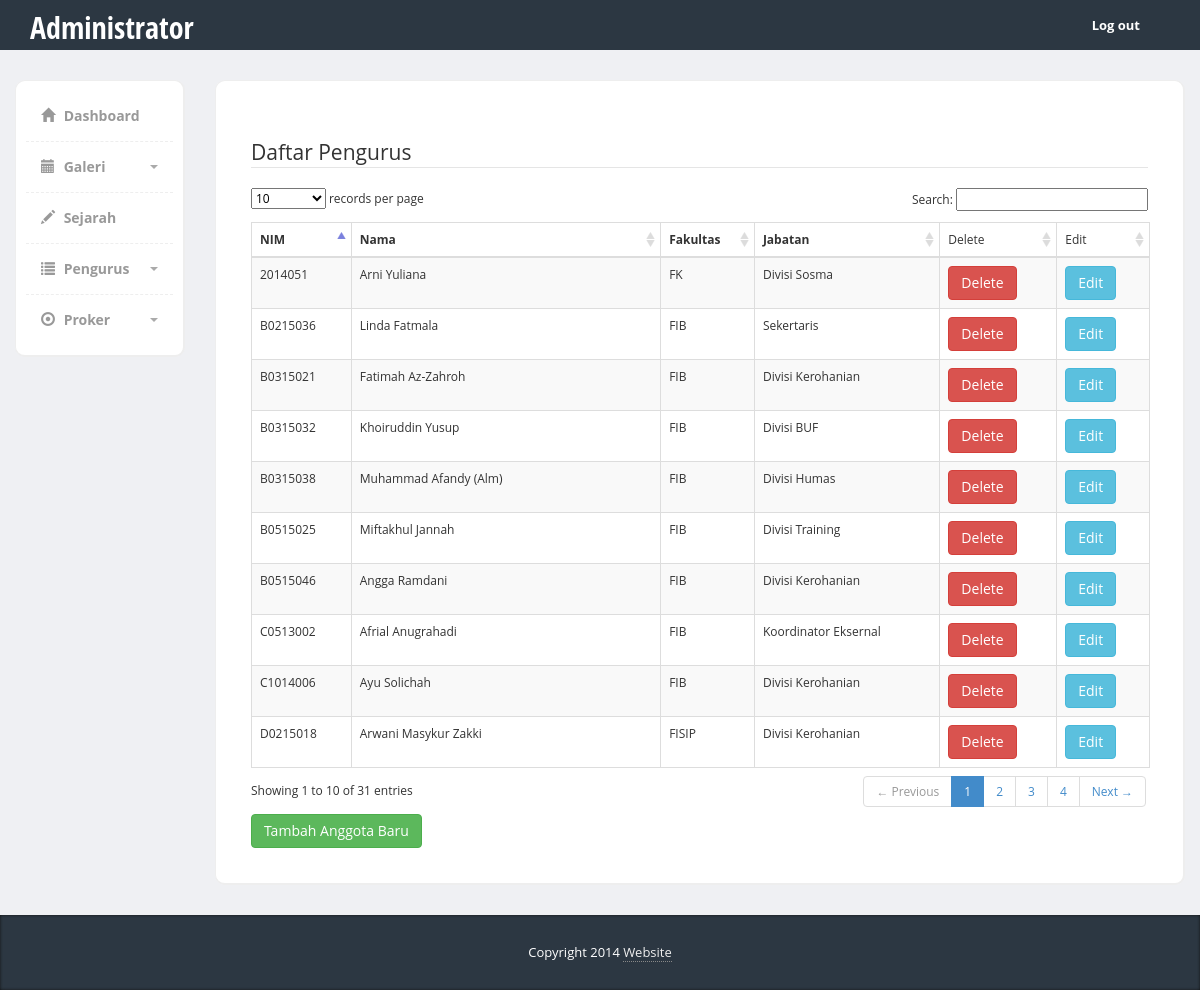
The app's page /admindaftar.php with its own data.
### tables this page shows
CREATE TABLE `pengurus` (
  `nim` varchar(10) NOT NULL,
  `nama` varchar(50) NOT NULL,
  `jabatan` varchar(20) NOT NULL,
  `fakultas` varchar(50) NOT NULL
);

### Pengurus.php (called while the page is built, shortened)
<?php
class Pengurus{
public function __construct(){
$this->db = new PDO('mysql:host=localhost;dbname=fosma','root','');
}
public function showPengurus(){
$sql = "SELECT * FROM pengurus";
$query = $this->db->query($sql);
return $query;
}
}
?>

### admindaftar.php (the view, shortened to what this page needs)
<!DOCTYPE html>
<html>
  <head>
    <link href="https://code.jquery.com/ui/1.10.3/themes/redmond/jquery-ui.css" rel="stylesheet" media="screen">
    <link href="bootstrap/css/bootstrap.min.css" rel="stylesheet">
    <link href="css/styles.css" rel="stylesheet">
  </head>
  <body>
  	<div class="header">
	     <div class="container">
	        <div class="row">
	           <div class="col-md-5">
	              <div class="logo">
	                 <h1><a href="admin.php">Administrator</a></h1>
	              </div>
	           </div>
	           <div class="col-md-7">
	              <div class="navbar navbar-inverse" role="banner">
	                  <nav class="collapse navbar-collapse bs-navbar-collapse navbar-right" role="navigation">
	                    <ul class="nav navbar-nav">
	                      <li class="dropdown">
	                        <a href="logout.php">Log out</a>
	                      </li>
	                    </ul>
	                  </nav>
	              </div>
	           </div>
	        </div>
	     </div>
	</div>
    <div class="page-content">
    	<div class="row">
		  <div class="col-md-2">
		  	<div class="sidebar content-box" style="display: block;">
                <ul class="nav">
                  <li><a href="admin.php"><i class="glyphicon glyphicon-home"></i> Dashboard</a></li>
                  <li class="submenu">
                       <a href="#">
                          <i class="glyphicon glyphicon-calendar"></i> Galeri
                          <span class="caret pull-right"></span>
                       </a>
                  </li>
                  <li><a href="adminsejarah.php"><i class="glyphicon glyphicon-pencil"></i> Sejarah</a></li>
                  <li class="submenu">
                       <a href="#">
                          <i class="glyphicon glyphicon-list"></i> Pengurus
                          <span class="caret pull-right"></span>
                       </a>
                  </li>
                  <li class="submenu">
                       <a href="#">
                          <i class="glyphicon glyphicon-record"></i> Proker
                          <span class="caret pull-right"></span>
                       </a>
                  </li>
                </ul>
             </div>
		  </div>
		  <div class="col-md-10">
  			<div class="content-box-large">
  				<div class="panel-heading">
					<div class="panel-title"></div>
				</div>
  				<div class="panel-body">
  					<div class="table-responsive">
              <legend>Daftar Pengurus</legend>
  						<table cellpadding="0" cellspacing="0" border="0" class="table table-striped table-bordered" id="example">
			              <thead>
			                <tr>
			                  <th>NIM</th>
			                  <th>Nama</th>
			                  <th>Fakultas</th>
                        <th>Jabatan</th>
                        <td>Delete</td>
                        <td>Edit</td>
			                </tr>
			              </thead>
                    <tbody>
                    <?php
                    require("Pengurus.php");
                    $Staff = new Pengurus();
                    $show = $Staff->showPengurus();
                    while($data = $show->fetch(PDO::FETCH_OBJ)){
                        echo "
            <tr>
            <td>$data->nim</td>
            <td>$data->nama</td>
            <td>$data->fakultas</td>
            <td>$data->jabatan</td>
            <td><a class='btn btn-danger' href='admindaftar.php?delete=$data->nim'>Delete</a></td>
            <td><a class='btn btn-info' href='editdaftar.php?nim=$data->nim'>Edit</td>
            </tr>";
                    };
                    ?>
                  </tbody>
            </table>
                <a href="formdaftar.php" class="btn btn-success">Tambah Anggota Baru</a>
  					</div>
  				</div>
  			</div>
		  </div>
		</div>
    </div>
    <footer>
         <div class="container">
            <div class="copy text-center">
               Copyright 2014 <a href='#'>Website</a>
            </div>
         </div>
      </footer>
      <link href="vendors/datatables/dataTables.bootstrap.css" rel="stylesheet" media="screen">
  </body>
</html>

### css/styles.css (style rules this page uses)
body { font-family: 'Open Sans', sans-serif; background-color: #f7f7f7; position: relative; margin: 0px; font-size: 12px; padding: 0px; }
.page-content > .row { margin-left: 0px !important; margin-right: 0px !important; margin-top: 30px; }
footer { background-color:#2c3742; box-shadow:inset 0px 0px 3px #111; color:#fff; font-size:14px; line-height:25px; padding:10px 0px 10px 0px; bottom: 0px; }
footer a { color:#eee; text-decoration:none; border-bottom:1px dotted #888; }
footer .copy { font-size:13px; margin:15px 0px; }
.header { height:50px; background-color: #2c3742; }
.header .logo h1 { font-size:30px; margin:0px; padding:10px 0px; }
.header .logo h1 a { color:#fff; font-family: 'Open Sans Condensed', sans-serif; }
.header .navbar * { box-shadow:none !important; }
.header .navbar { background:none !important; border:0px !important; }
.header .navbar .nav > li > a { color:#fff !important; font-size:13px !important; border-bottom:0px !important; margin-top:0px !important; font-weight:bold; }
.header .navbar-collapse { border:0px !important; }
.content-box, .content-box-large { margin-bottom:30px; background:#fff; border-radius:10px; padding:10px; border-left:1px solid #eee; border-top:1px solid #eee; border-right:2px solid #eee; border-bottom:2px solid #eee; }
.content-box-large { padding: 20px; }
.sidebar ul.nav, .sidebar ul.nav ul { list-style: none; padding: 0px; margin: 0px; }
.sidebar .nav > li { margin: 0; border-bottom:1px dashed #eee; }
.sidebar .nav > li:last-child { border-bottom:0px; }
.sidebar .nav > li > a { font-size: 14px; line-height: 20px; padding: 15px 15px; color: #999; display: block; font-weight:bold; background:none; text-decoration: none; border-top:0px; font-weight:bold; }
.sidebar .nav > li > a > i { margin-right:5px; }
.sidebar .nav a .caret { float: right; width: 0; height: 0; display: inline-block; vertical-align: top; border-top: 4px solid #aaa; border-right: 4px solid transparent; border-left: 4px solid transparent; content: ""; margin-top: 8px; margin-left: 2px; }
body { background-color: #eff0f3; }
.panel-heading>.panel-title, .content-box-header .panel-title { float: left; padding: 10px 15px; padding-top: 0px; }
.panel-body { clear:both; }

### records on screen
pengurus: nim "2014051", nama "Arni Yuliana", fakultas "FK", jabatan "Divisi Sosma"
pengurus: nim "B0215036", nama "Linda Fatmala", fakultas "FIB", jabatan "Sekertaris"
pengurus: nim "B0315021", nama "Fatimah Az-Zahroh", fakultas "FIB", jabatan "Divisi Kerohanian"
pengurus: nim "B0315032", nama "Khoiruddin Yusup", fakultas "FIB", jabatan "Divisi BUF"
pengurus: nim "B0315038", nama "Muhammad Afandy (Alm)", fakultas "FIB", jabatan "Divisi Humas"
pengurus: nim "B0515025", nama "Miftakhul Jannah", fakultas "FIB", jabatan "Divisi Training"
pengurus: nim "B0515046", nama "Angga Ramdani", fakultas "FIB", jabatan "Divisi Kerohanian"
pengurus: nim "C0513002", nama "Afrial Anugrahadi", fakultas "FIB", jabatan "Koordinator Eksernal"
pengurus: nim "C1014006", nama "Ayu Solichah", fakultas "FIB", jabatan "Divisi Kerohanian"
pengurus: nim "D0215018", nama "Arwani Masykur Zakki", fakultas "FISIP", jabatan "Divisi Kerohanian"
